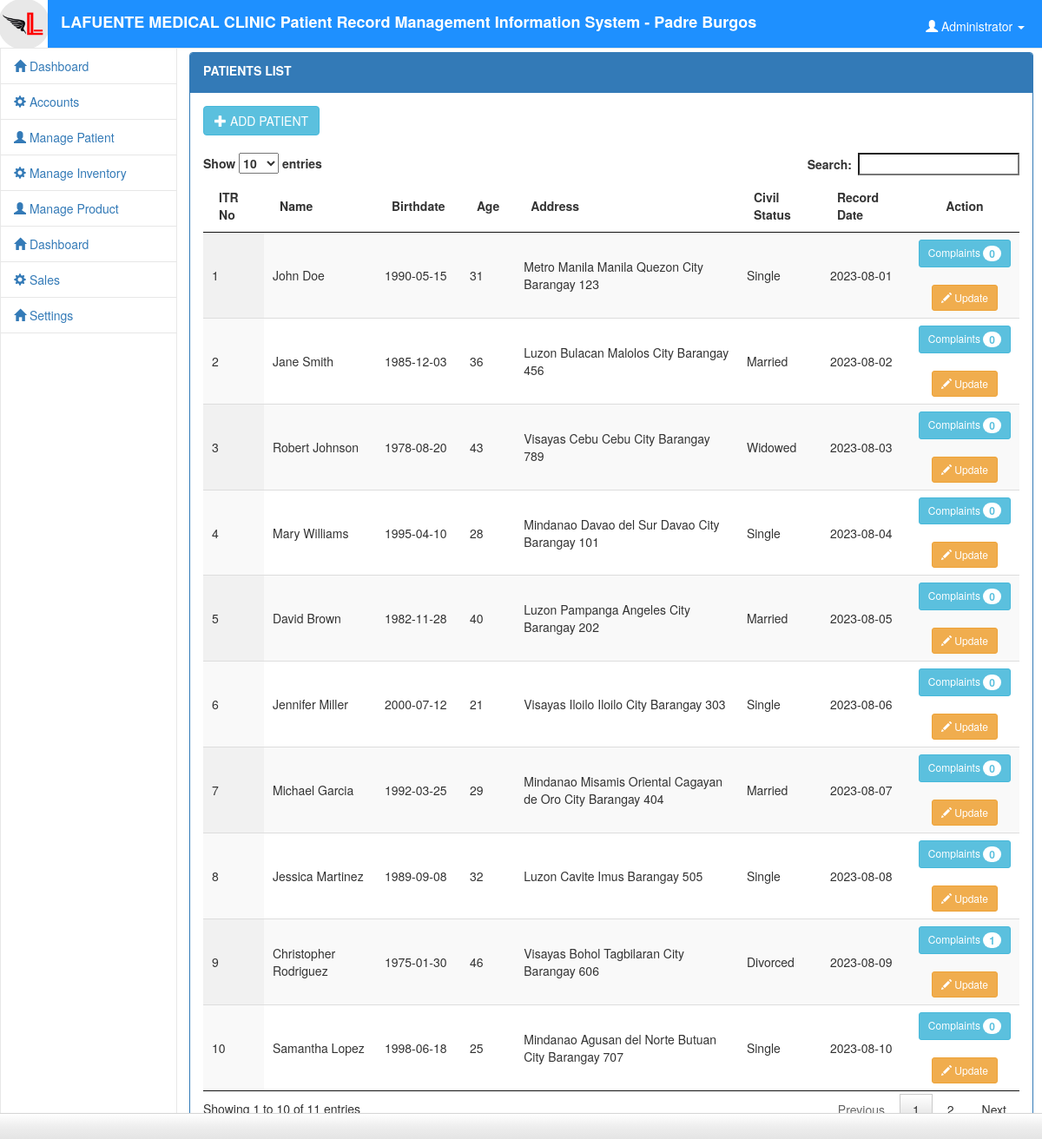
The app's page /admin/patient.php (signed in) with its own data.
### tables this page shows
CREATE TABLE `patient_record` (
  `itr_no` int(11) NOT NULL,
  `phil_health_no` varchar(20) DEFAULT NULL,
  `firstname` varchar(50) NOT NULL,
  `middlename` varchar(50) DEFAULT NULL,
  `lastname` varchar(50) NOT NULL,
  `birthdate` date DEFAULT NULL,
  `age` int(11) DEFAULT NULL,
  `region` varchar(50) DEFAULT NULL,
  `province` varchar(50) DEFAULT NULL,
  `city` varchar(50) DEFAULT NULL,
  `barangay` varchar(50) DEFAULT NULL,
  `street_address` varchar(100) DEFAULT NULL,
  `civil_status` varchar(20) DEFAULT NULL,
  `record_date` date DEFAULT NULL,
  `sex` varchar(10) DEFAULT NULL
);

### admin/patient.php (the view, shortened to what this page needs)
<!DOCTYPE html>
<html lang = "eng">
	<head>
		<link rel = "stylesheet" type = "text/css" href = "../css/bootstrap.css" />
		<link rel = "stylesheet" type = "text/css" href = "../css/jquery.dataTables.css" />
		<link rel = "stylesheet" type = "text/css" href = "../css/customize.css" />
	</head>
<body>
<div class = "navbar navbar-default navbar-fixed-top">
		<img src = "../images/logo.png" style = "float:left;" height = "55px" /><label class = "navbar-brand">LAFUENTE MEDICAL CLINIC Patient Record Management Information System - Padre Burgos</label>
			<?php
				$conn = new mysqli("localhost", "root", "", "capstonedbdraft") or die(mysqli_error());
				$q = $conn->query("SELECT * FROM `admin` WHERE `admin_id` = '$_SESSION[admin_id]'") or die(mysqli_error());
				$f = $q->fetch_array();
			?>
			<ul class = "nav navbar-right">
				<li class = "dropdown">
					<a class = "user dropdown-toggle" data-toggle = "dropdown" href = "#">
						<span class = "glyphicon glyphicon-user"></span>
						<?php
							echo $f['firstname']." ".$f['lastname'];
						?>
						<b class = "caret"></b>
					</a>
				</li>
			</ul>
	</div>
	<div id = "sidebar">
			<?php
			include "sidemenu.php";
			?>
	</div>
	<div id = "content">
		<br />
		<br />
		<br />
		<div class = "panel panel-primary">
			<div class = "panel-heading">
				<label>PATIENTS LIST</Label>
			</div>
			<div class = "panel-body">
				<button id = "show_itr" class = "btn btn-info"><span class = "glyphicon glyphicon-plus"></span> ADD PATIENT</button>
				<br />
				<br />
				<table id = "table" class = "display" width = "100%" cellspacing = "0">
					<thead>
						<tr>
							<th>ITR No</th>
							<th>Name</th>
							<th>Birthdate</th>
							<th>Age</th>
							<th>Address</th>
							<th>Civil Status</th>
							<th>Record Date</th>
							<th><center>Action</center></th>
						</tr>
					</thead>
					<tbody>
					<?php
						$conn = new mysqli("localhost", "root", "", "capstonedbdraft") or die(mysqli_error());
						$query = $conn->query("SELECT * FROM `patient_record` ORDER BY `itr_no` DESC") or die(mysqli_error());
						while($fetch = $query->fetch_array()){
						$id = $fetch['itr_no'];
						$q = $conn->query("SELECT COUNT(*) as total FROM `complaints` where `itr_no` = '$id' && `status` = 'Pending'") or die(mysqli_error());
						$f = $q->fetch_array();
					?>
						<tr>
							<td><?php echo $fetch['itr_no']?></td>
							<td><?php echo $fetch['firstname']." ".$fetch['lastname']?></td>
							<td><?php echo $fetch['birthdate']?></td>
							<td><?php echo $fetch['age']?></td>
							<td><?php echo $fetch['region']." ".$fetch['province']." ".$fetch['city']." ".$fetch['barangay']   ?></td>
							<td><?php echo $fetch['civil_status']?></td>
							<td><?php echo $fetch['record_date']?></td>
							<td><center><a href = "complaints.php?id=<?php echo $fetch['itr_no']?>&lastname=<?php echo $fetch['lastname']?>" class = "btn btn-sm btn-info">Complaints <span class = "badge"><?php echo $f['total']?></span></a><br><br>
							<a href = "edit_patient.php?id=<?php echo $fetch['itr_no']?>&lastname=<?php echo $fetch['lastname']?>" class = "btn btn-sm btn-warning"><span class = "glyphicon glyphicon-pencil"></span> Update</a></center></td>
						</tr>
					<?php
						}
					?>
					</tbody>
					</table>
			</div>
		</div>
	</div>
	<div id = "footer">
        </div>
</body>
</html>

### admin/sidemenu.php (shortened to what this page needs)
<ul id = "menu" class = "nav menu">
				<li><a href = "dashboard.php"><i class = "glyphicon glyphicon-home"></i> Dashboard</a></li>
				<li><a href = ""><i class = "glyphicon glyphicon-cog"></i> Accounts</a>
				</li>
				<li><a href = ""><i class = "glyphicon glyphicon-user"></i> Manage Patient</a>
				</li>
				<li><a href = ""><i class = "glyphicon glyphicon-cog"></i> Manage Inventory</a>
				</li>
				<li><a href = ""><i class = "glyphicon glyphicon-user"></i> Manage Product</a>
				</li>
				<li><a href = "dashboard.php"><i class = "glyphicon glyphicon-home"></i> Dashboard</a></li>
				<li><a href = ""><i class = "glyphicon glyphicon-cog"></i> Sales</a>
				</li>
				<li><a href = "#"><i class = "glyphicon glyphicon-home"></i> Settings</a></li>
			</ul>

### css/customize.css (style rules this page uses)
html, body { height:100%; }
#footer { height:30px; width:100%; background-image: linear-gradient(#FFF, #EEE 50%, #E4E4E4); background-repeat: no-repeat; filter: none; border: 1px solid #D5D5D5; position: fixed; right: 0; left: 0; z-index: 1030; bottom: 0; border-width: 1px 0 0; }
#sidebar { top:55px; width:17%; position:fixed; height:100%; border:1px solid #e7e7e7; }
#content { float:right; width:81%; margin-right:10px; height:1000px; }
.user { color:#fff; margin-top:10px; margin-right:20px; }
.menu li { border-bottom:1px solid #E7E7E7; }

### records on screen
patient_record: itr_no "10", firstname "Samantha", lastname "Lopez", birthdate "1998-06-18", age "25", region "Mindanao", province "Agusan del Norte", city "Butuan City", barangay "Barangay 707", civil_status "Single", record_date "2023-08-10", total "0"
patient_record: itr_no "9", firstname "Christopher", lastname "Rodriguez", birthdate "1975-01-30", age "46", region "Visayas", province "Bohol", city "Tagbilaran City", barangay "Barangay 606", civil_status "Divorced", record_date "2023-08-09", total "1"
patient_record: itr_no "8", firstname "Jessica", lastname "Martinez", birthdate "1989-09-08", age "32", region "Luzon", province "Cavite", city "Imus", barangay "Barangay 505", civil_status "Single", record_date "2023-08-08", total "0"
patient_record: itr_no "7", firstname "Michael", lastname "Garcia", birthdate "1992-03-25", age "29", region "Mindanao", province "Misamis Oriental", city "Cagayan de Oro City", barangay "Barangay 404", civil_status "Married", record_date "2023-08-07", total "0"
patient_record: itr_no "6", firstname "Jennifer", lastname "Miller", birthdate "2000-07-12", age "21", region "Visayas", province "Iloilo", city "Iloilo City", barangay "Barangay 303", civil_status "Single", record_date "2023-08-06", total "0"
patient_record: itr_no "5", firstname "David", lastname "Brown", birthdate "1982-11-28", age "40", region "Luzon", province "Pampanga", city "Angeles City", barangay "Barangay 202", civil_status "Married", record_date "2023-08-05", total "0"
patient_record: itr_no "4", firstname "Mary", lastname "Williams", birthdate "1995-04-10", age "28", region "Mindanao", province "Davao del Sur", city "Davao City", barangay "Barangay 101", civil_status "Single", record_date "2023-08-04", total "0"
patient_record: itr_no "3", firstname "Robert", lastname "Johnson", birthdate "1978-08-20", age "43", region "Visayas", province "Cebu", city "Cebu City", barangay "Barangay 789", civil_status "Widowed", record_date "2023-08-03", total "0"
patient_record: itr_no "2", firstname "Jane", lastname "Smith", birthdate "1985-12-03", age "36", region "Luzon", province "Bulacan", city "Malolos City", barangay "Barangay 456", civil_status "Married", record_date "2023-08-02", total "0"
patient_record: itr_no "1", firstname "John", lastname "Doe", birthdate "1990-05-15", age "31", region "Metro Manila", province "Manila", city "Quezon City", barangay "Barangay 123", civil_status "Single", record_date "2023-08-01", total "0"

### other values on screen
$f['firstname'] "Administrator"
